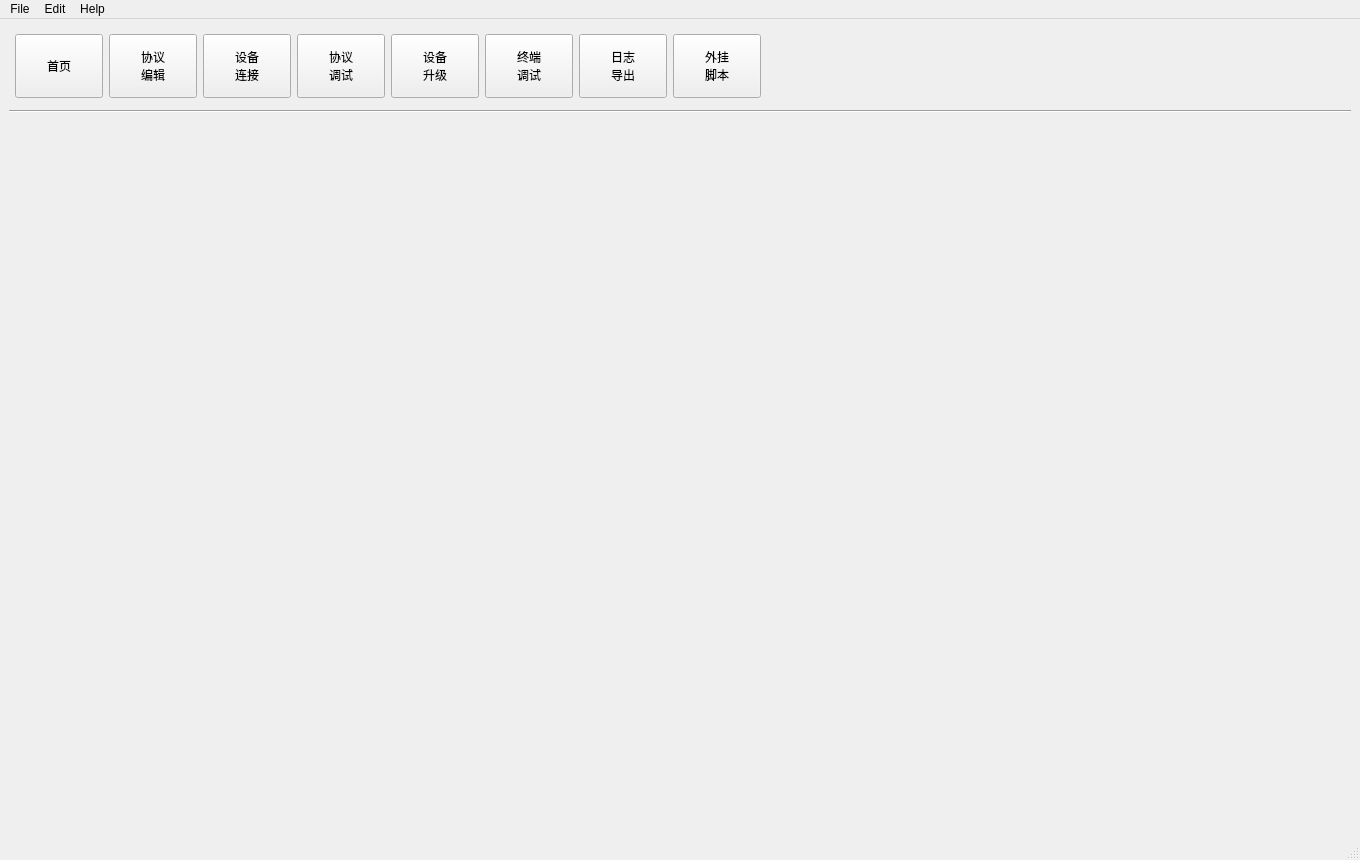
<?xml version="1.0" encoding="UTF-8"?>
<ui version="4.0">
 <class>MainWindow</class>
 <widget class="QMainWindow" name="MainWindow">
  <property name="geometry">
   <rect>
    <x>0</x>
    <y>0</y>
    <width>1360</width>
    <height>860</height>
   </rect>
  </property>
  <property name="windowTitle">
   <string>AclassTool - Gateway Config</string>
  </property>
  <widget class="QWidget" name="centralwidget">
   <layout class="QVBoxLayout" name="verticalLayoutRoot">
    <item>
     <layout class="QHBoxLayout" name="horizontalLayoutNavButtons">
      <property name="spacing">
       <number>6</number>
      </property>
      <property name="leftMargin">
       <number>6</number>
      </property>
      <property name="topMargin">
       <number>6</number>
      </property>
      <property name="rightMargin">
       <number>6</number>
      </property>
      <property name="bottomMargin">
       <number>6</number>
      </property>
      <item>
       <widget class="QToolButton" name="btnToolHome">
        <property name="minimumSize">
         <size>
          <width>88</width>
          <height>64</height>
         </size>
        </property>
        <property name="text">
         <string>首页</string>
        </property>
       </widget>
      </item>
      <item>
       <widget class="QToolButton" name="btnProtocolEdit">
        <property name="minimumSize">
         <size>
          <width>88</width>
          <height>64</height>
         </size>
        </property>
        <property name="text">
         <string>协议
编辑</string>
        </property>
       </widget>
      </item>
      <item>
       <widget class="QToolButton" name="btnDeviceConnect">
        <property name="minimumSize">
         <size>
          <width>88</width>
          <height>64</height>
         </size>
        </property>
        <property name="text">
         <string>设备
连接</string>
        </property>
       </widget>
      </item>
      <item>
       <widget class="QToolButton" name="btnProtocolDebug">
        <property name="minimumSize">
         <size>
          <width>88</width>
          <height>64</height>
         </size>
        </property>
        <property name="text">
         <string>协议
调试</string>
        </property>
       </widget>
      </item>
      <item>
       <widget class="QToolButton" name="btnDeviceUpgrade">
        <property name="minimumSize">
         <size>
          <width>88</width>
          <height>64</height>
         </size>
        </property>
        <property name="text">
         <string>设备
升级</string>
        </property>
       </widget>
      </item>
      <item>
       <widget class="QToolButton" name="btnTerminalDebug">
        <property name="minimumSize">
         <size>
          <width>88</width>
          <height>64</height>
         </size>
        </property>
        <property name="text">
         <string>终端
调试</string>
        </property>
       </widget>
      </item>
      <item>
       <widget class="QToolButton" name="btnLogExport">
        <property name="minimumSize">
         <size>
          <width>88</width>
          <height>64</height>
         </size>
        </property>
        <property name="text">
         <string>日志
导出</string>
        </property>
       </widget>
      </item>
      <item>
       <widget class="QToolButton" name="btnPluginScript">
        <property name="minimumSize">
         <size>
          <width>88</width>
          <height>64</height>
         </size>
        </property>
        <property name="text">
         <string>外挂
脚本</string>
        </property>
       </widget>
      </item>
      <item>
       <spacer name="horizontalSpacerNavButtons">
        <property name="orientation">
         <enum>Qt::Orientation::Horizontal</enum>
        </property>
        <property name="sizeHint" stdset="0">
         <size>
          <width>40</width>
          <height>20</height>
         </size>
        </property>
       </spacer>
      </item>
     </layout>
    </item>
    <item>
     <widget class="Line" name="lineTopNav">
      <property name="frameShape">
       <enum>QFrame::Shape::HLine</enum>
      </property>
      <property name="frameShadow">
       <enum>QFrame::Shadow::Sunken</enum>
      </property>
     </widget>
    </item>
    <item>
     <widget class="QStackedWidget" name="mainPageStack">
      <widget class="QWidget" name="pageHome">
       <layout class="QVBoxLayout" name="verticalLayoutHome"/>
      </widget>
      <widget class="QWidget" name="pageProtocolEditor">
       <layout class="QVBoxLayout" name="verticalLayoutProtocol"/>
      </widget>
      <widget class="QWidget" name="pageDeviceManager">
       <layout class="QVBoxLayout" name="verticalLayoutDevice"/>
      </widget>
      <widget class="QWidget" name="pageTerminal">
       <layout class="QVBoxLayout" name="verticalLayoutTerminal"/>
      </widget>
      <widget class="QWidget" name="pageLog">
       <layout class="QVBoxLayout" name="verticalLayoutLog"/>
      </widget>
      <widget class="QWidget" name="pagePlugin">
       <layout class="QVBoxLayout" name="verticalLayoutPlugin"/>
      </widget>
     </widget>
    </item>
   </layout>
  </widget>
  <widget class="QMenuBar" name="menubar">
   <property name="geometry">
    <rect>
     <x>0</x>
     <y>0</y>
     <width>1360</width>
     <height>33</height>
    </rect>
   </property>
   <widget class="QMenu" name="menuFile">
    <property name="title">
     <string>File</string>
    </property>
   </widget>
   <widget class="QMenu" name="menuEdit">
    <property name="title">
     <string>Edit</string>
    </property>
    <addaction name="actionUndo"/>
    <addaction name="actionRedo"/>
   </widget>
   <widget class="QMenu" name="menuHelp">
    <property name="title">
     <string>Help</string>
    </property>
    <addaction name="actionAbout"/>
   </widget>
   <addaction name="menuFile"/>
   <addaction name="menuEdit"/>
   <addaction name="menuHelp"/>
  </widget>
  <widget class="QStatusBar" name="statusbar"/>
  <action name="actionUndo">
   <property name="text">
    <string>Undo</string>
   </property>
  </action>
  <action name="actionRedo">
   <property name="text">
    <string>Redo</string>
   </property>
  </action>
  <action name="actionAbout">
   <property name="text">
    <string>About</string>
   </property>
  </action>
 </widget>
 <resources/>
 <connections/>
</ui>
